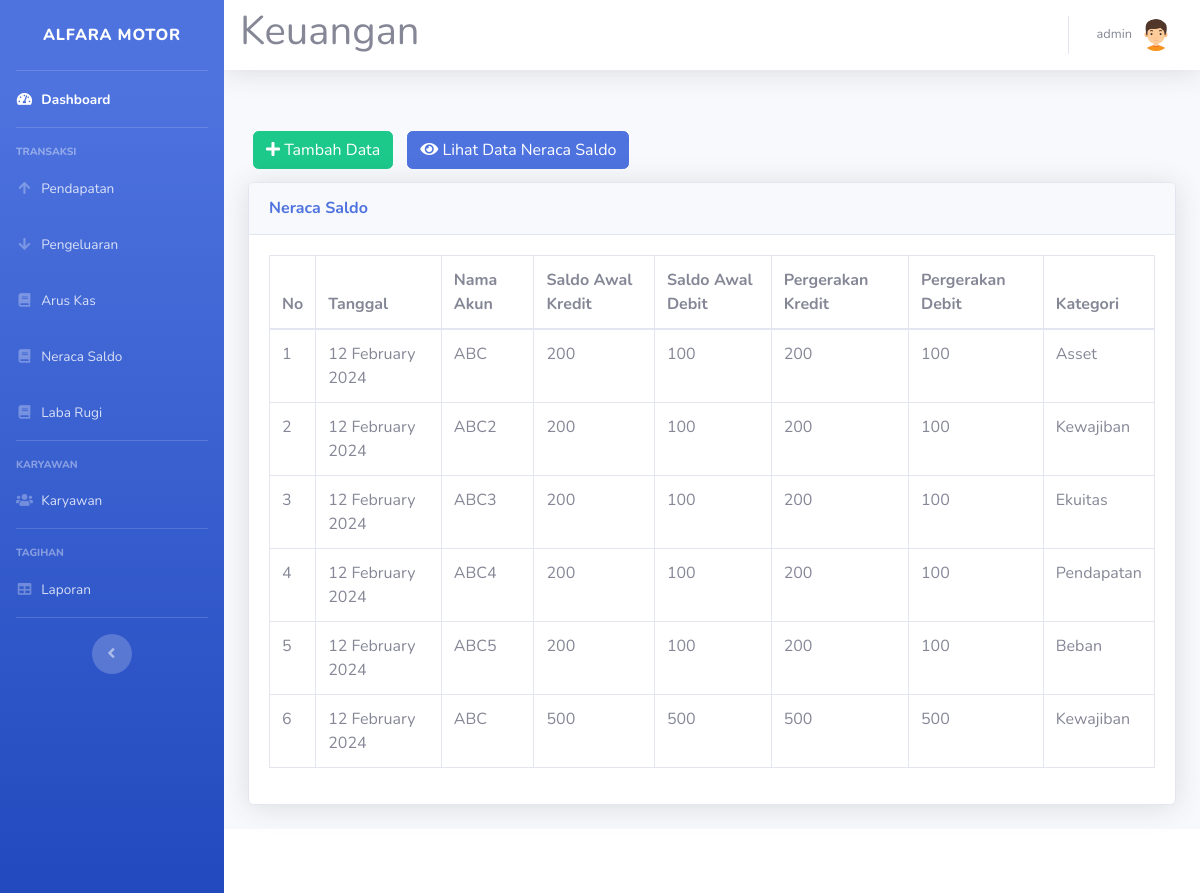
/neraca-saldo.php (signed in), run on the app's committed database.
### tables this page shows
CREATE TABLE `neraca_saldo` (
  `id_neraca_saldo` int(11) NOT NULL,
  `tanggal` date NOT NULL,
  `nama_akun` varchar(100) DEFAULT NULL,
  `saldo_awal_debit` int(30) DEFAULT NULL,
  `saldo_awal_kredit` int(30) DEFAULT NULL,
  `pergerakan_debit` int(30) DEFAULT NULL,
  `pergerakan_kredit` int(30) DEFAULT NULL,
  `status` varchar(50) DEFAULT NULL,
  `id_user` int(11) DEFAULT NULL
);

### neraca-saldo.php (the view, shortened to what this page needs)
<!DOCTYPE html>
<html lang="en">
<head>
    <link href="vendor/fontawesome-free/css/all.min.css" rel="stylesheet" type="text/css">
    <link href="css/sb-admin-2.min.css" rel="stylesheet">
</head>
<body id="page-top">
    <?php
    require('sidebar.php');
    ?>
    <div id="content">
        <?php require('navbar.php'); ?>
        <div class="container-fluid">
            <div class="row">
            </div>
            <div class="row">
                <div class="col-12">
                    <div class="py-2">
                        <a href="neraca-saldo-tambah.php" class="btn btn-success" style="margin:5px"><i class="fa fa-plus"></i> Tambah Data</a>
                        <a href="neraca-saldo-lihat.php" class="btn btn-primary" style="margin:5px"><i class="fa fa-eye"></i> Lihat Data Neraca Saldo</a>
                    </div>
                    <div class="card shadow mb-4">
                        <div class="card-header py-3">
                            <h6 class="m-0 font-weight-bold text-primary">Neraca Saldo</h6>
                        </div>
                        <div class="card-body">
                            <div class="table-responsive">
                                <table class="table table-bordered" id="dataTable" width="100%" cellspacing="0">
                                    <thead>
                                        <tr>
                                            <th>No</th>
                                            <th>Tanggal</th>
                                            <th>Nama Akun</th>
                                            <th>Saldo Awal Kredit</th>
                                            <th>Saldo Awal Debit</th>
                                            <th>Pergerakan Kredit</th>
                                            <th>Pergerakan Debit</th>
                                            <th>Kategori</th>
                                        </tr>
                                    </thead>
                                    <tbody>
                                        <?php
                                        include('koneksi.php');
                                        $sql = "SELECT * FROM neraca_saldo";
                                        $result = $koneksi->query($sql);
                                        if ($result->num_rows > 0) {
                                            $no = 1;
                                            while ($row = $result->fetch_assoc()) {
                                                echo "<tr>";
                                                echo "<td>" . $no . "</td>";
                                                echo "<td>" . date('d F Y', strtotime($row["tanggal"])) . "</td>";
                                                echo "<td>" . $row["nama_akun"] . "</td>";
                                                echo "<td>" . $row["saldo_awal_kredit"] . "</td>";
                                                echo "<td>" . $row["saldo_awal_debit"] . "</td>";
                                                echo "<td>" . $row["pergerakan_kredit"] . "</td>";
                                                echo "<td>" . $row["pergerakan_debit"] . "</td>";
                                                $kategori = "";
                                                switch ($row["status"]) {
                                                    case 1:
                                                        $kategori = "Asset";
                                                        break;
                                                    case 2:
                                                        $kategori = "Kewajiban";
                                                        break;
                                                    case 3:
                                                        $kategori = "Ekuitas";
                                                        break;
                                                    case 4:
                                                        $kategori = "Pendapatan";
                                                        break;
                                                    case 5:
                                                        $kategori = "Beban";
                                                        break;
                                                }
                                                echo "<td>" . $kategori . "</td>";
                                                echo "</tr>";
                                                $no++;
                                            }
                                        } else {
                                            echo "0 results";
                                        }
                                        ?>
                                    </tbody>
                                </table>
                            </div>
                        </div>
                    </div>
                </div>
            </div>
        </div>
        <?php require 'footer.php' ?>
    </div>
    </div>
</body>
</html>

### data on the page
neraca_saldo: tanggal "12 February 2024", nama_akun "ABC", saldo_awal_kredit "200", saldo_awal_debit "100", pergerakan_kredit "200", pergerakan_debit "100", status "Asset"
neraca_saldo: tanggal "12 February 2024", nama_akun "ABC2", saldo_awal_kredit "200", saldo_awal_debit "100", pergerakan_kredit "200", pergerakan_debit "100", status "Kewajiban"
neraca_saldo: tanggal "12 February 2024", nama_akun "ABC3", saldo_awal_kredit "200", saldo_awal_debit "100", pergerakan_kredit "200", pergerakan_debit "100", status "Ekuitas"
neraca_saldo: tanggal "12 February 2024", nama_akun "ABC4", saldo_awal_kredit "200", saldo_awal_debit "100", pergerakan_kredit "200", pergerakan_debit "100", status "Pendapatan"
neraca_saldo: tanggal "12 February 2024", nama_akun "ABC5", saldo_awal_kredit "200", saldo_awal_debit "100", pergerakan_kredit "200", pergerakan_debit "100", status "Beban"
neraca_saldo: tanggal "12 February 2024", nama_akun "ABC", saldo_awal_kredit "500", saldo_awal_debit "500", pergerakan_kredit "500", pergerakan_debit "500", status "Kewajiban"

### other printed values
$_SESSION['nama'] "admin"
